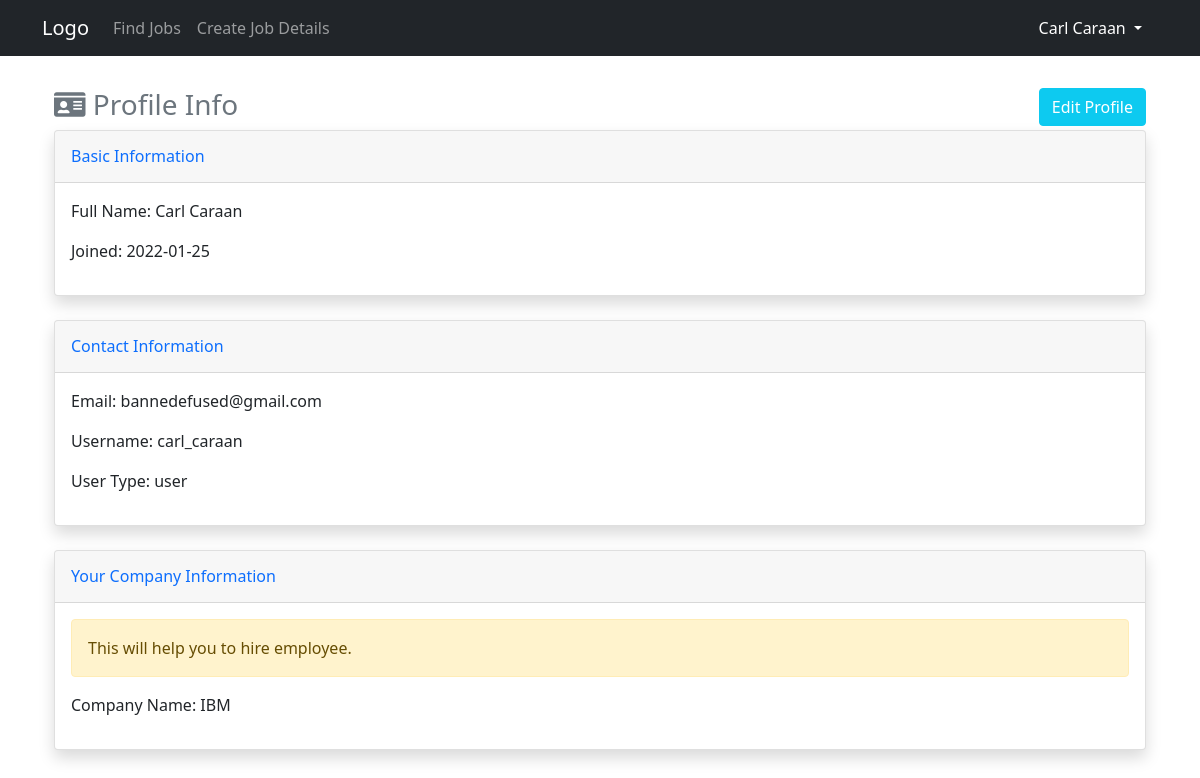
The app's page /user/profile (signed in), older data.
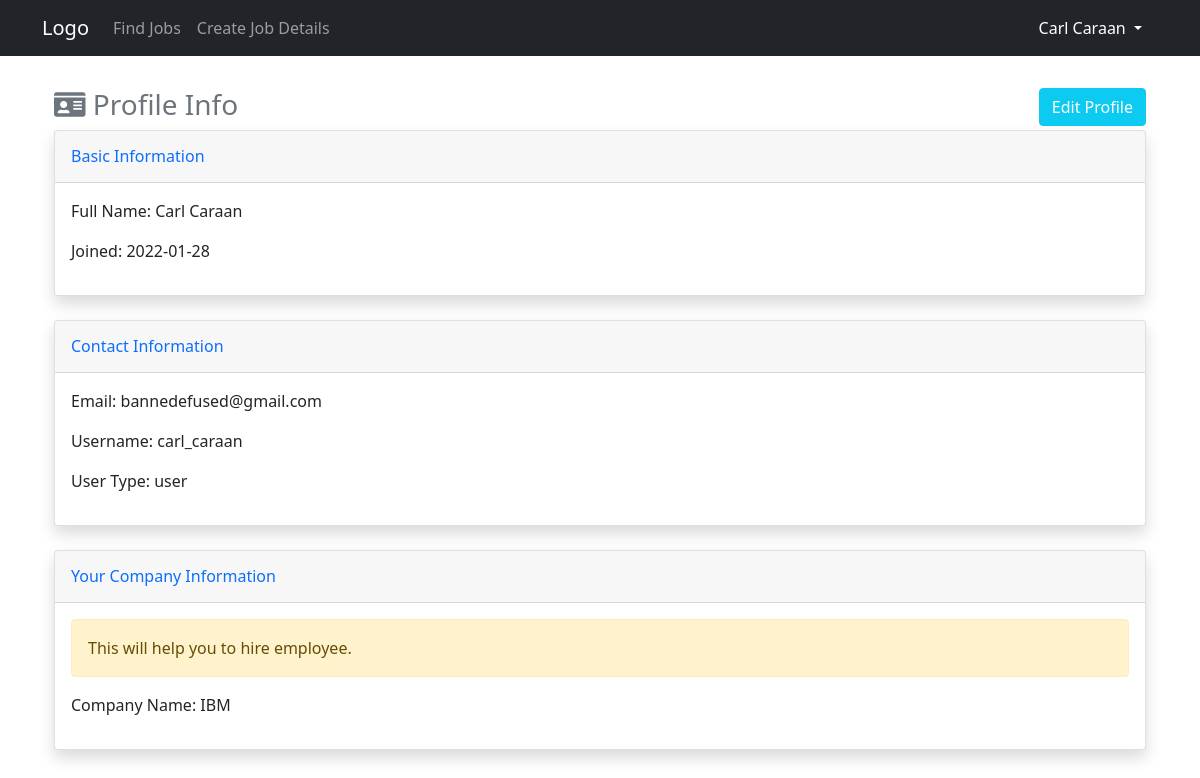
The same page, newer data.
### website/models.py (models this page shows)
class User(db.Model, UserMixin):
    id = db.Column(db.Integer, primary_key=True)
    email = db.Column(db.String(150), unique=True)
    username = db.Column(db.String(150), unique=True)
    firstname = db.Column(db.String(150))
    lastname = db.Column(db.String(150))
    company = db.Column(db.String(150))
    password = db.Column(db.String(150))
    usertype = db.Column(db.String(10))
    date_created = db.Column(db.DateTime(timezone=True), default=func.now())
    posts = db.relationship('Post', backref='user', passive_deletes="True") # relationship of user and posts
    likes = db.relationship('Like', backref='user', passive_deletes="True") # relationship of user and comments

### website/views.py (the view)
@views.route("/user/profile")
@login_required
def user_profile_view():
    users = User.query.all()
    return render_template("user/profile/view_profile.html", user=current_user,  users=users)

### website/__init__.py (called while the page is built)
def create_app():
    app = Flask(__name__)
    app.config['SECRET_KEY'] = "helloworld"
    app.config['SQLALCHEMY_DATABASE_URI'] = f'sqlite:///{DB_NAME}'
    app.config['SQLALCHEMY_TRACK_MODIFICATIONS'] = True
    db.init_app(app)
    from .views import views
    from .auth import auth
    app.register_blueprint(views, url_prefix="/")
    app.register_blueprint(auth, url_prefix="/")
    from .models import User, Post
    create_database(app)
    login_manager = LoginManager()
    login_manager.login_view = "auth.login"
    login_manager.init_app(app)
    @login_manager.user_loader
    def load_user(id):
        return User.query.get(int(id))
    return app

### website/templates/user/profile/view_profile.html (shortened to what this page needs)
{% extends "base.html" %}
{% set active_page = "view_profile" %}
{% block content %}
<div class="container-fluid">
    <h3 class="mt-3 mb-2 text-muted w-100"><i class="fas fa-id-card"></i> Profile Info
        <a href="/user/profile/edit" class="btn btn-info float-end text-white">Edit Profile</a>
    </h3>
    <div class="card shadow mb-4">
        <div class="card-header py-3">
            <h6 class="m-0 font-weight-bold text-primary">Basic Information</h6>
        </div>
        <div class="card-body">
            <p>Full Name: {{ user.firstname }} {{ user.lastname }}</p>
            <p>Joined: {{ user.date_created.strftime('%Y-%m-%d') }}</p>
        </div>
    </div>
    <div class="card shadow mb-4">
            <div class="card-header py-3">
                <h6 class="m-0 font-weight-bold text-primary">Contact Information</h6>
            </div>
            <div class="card-body">
                <p>Email: {{ user.email }}</p>
                <p>Username: {{ user.username }}</p>
                <p>User Type: {{ user.usertype }}</p>
            </div>
    </div>
    <div class="card shadow mb-4">
            <div class="card-header py-3">
                <h6 class="m-0 font-weight-bold text-primary">Your Company Information</h6>
            </div>
            <div class="card-body">
                <div class="alert alert-warning">
                    This will help you to hire employee.
                </div>
                <p>Company Name: {{ user.company }}</p>
            </div>
    </div>
</div>
{% endblock %}

### website/templates/base.html (shortened to what this page needs)
<!DOCTYPE html>
<html lang="en">
<head>
    <link href="https://cdn.jsdelivr.net/npm/bootstrap@5.1.3/dist/css/bootstrap.min.css" rel="stylesheet">
    <link rel="stylesheet" href="https://use.fontawesome.com/releases/v5.15.4/css/all.css">
    <link rel="stylesheet" href="https://cdnjs.cloudflare.com/ajax/libs/trix/1.3.1/trix.css">
    <link rel="stylesheet" href="{{ url_for('static',filename='user/css/style.css') }}">
    <link rel="stylesheet" href="{{ url_for('static',filename='user/css/salary.scss') }}">
</head>
<body>
    <nav class="navbar navbar-expand-lg navbar-dark bg-dark">
        <div class="container">
            <a class="navbar-brand" href="/">Logo</a>
            <div class="collapse navbar-collapse" id="navbarSupportedContent">
                <ul class="navbar-nav me-auto mb-2 mb-lg-0">
                    <li class="nav-item">
                        <a href="/home" class="nav-item nav-link {{ 'active' if active_page == 'view_post' else '' }}">Find Jobs</a>
                    </li>
                    <li class="nav-item">
                        {% if user.is_authenticated %}
                        <a class="nav-item nav-link {{ 'active' if active_page == 'add_post' else '' }}" href="/create-post">Create Job Details</a>
                    </li>
                    {% endif %}
                </ul>
                <li class="d-flex nav-item dropdown">
                    <a class="nav-link text-secondary dropdown-toggle ps-0 {{ 'text-white' if active_page == 'edit_password' or active_page == 'edit_profile' or active_page == 'view_profile' else '' }}" href="#" id="navbarDropdown" role="button"
                        data-bs-toggle="dropdown" aria-expanded="false">
                        {{ current_user.firstname }}
                        {{ current_user.lastname }}
                    </a>
                </li>
            </div>
        </div>
    </nav>
    <div class="container pt-3">
        {% block content %}{% endblock %}
    </div>
</body>
</html>

Row changes from the older to the newer data that the page shows:
changed User "Carl": date_created "2022-01-25" → "2022-01-28"
